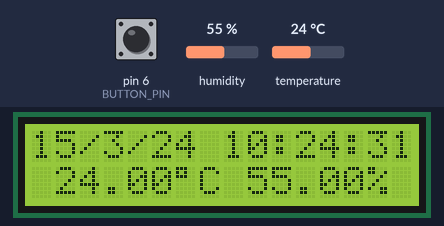
A sketch run on a simulated Arduino Uno, built with avr-gcc and run on an emulated ATmega328P. Parts: 16×2 character LCD. Inputs (shaded band) come from the test bench; at power-on: pin 6 (BUTTON_PIN) HIGH, humidity 55 %, temperature 24 °C. The local clock reads 2024-03-15 10:24:30 at power-on unless the sketch sets it; what the sketch prints to the serial monitor is not drawn.

Above: at 1.2 s.
1.3 s: pin 6 (BUTTON_PIN) pulled LOW for 0.15 s
At 2.0 s:
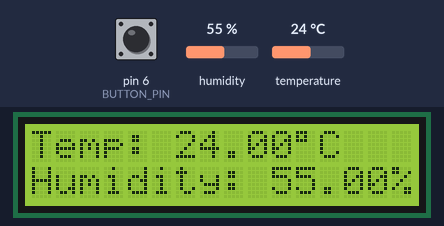
3.1 s: pin 6 (BUTTON_PIN) pulled LOW for 0.15 s
At 4.3 s:
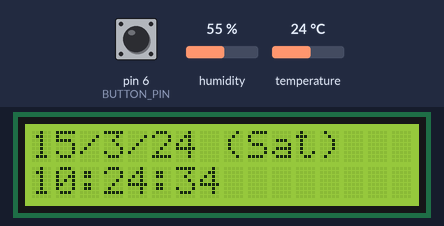
6.2 s: pin 6 (BUTTON_PIN) pulled LOW for 3.2 s
At 7.6 s:
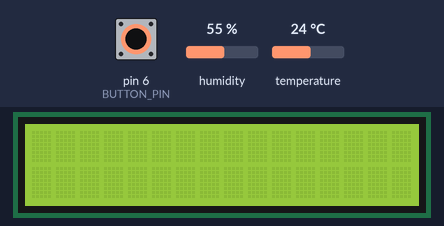
Timing chart, 0 to 9.2 s (numbered marks = the images above; inputs shaded):
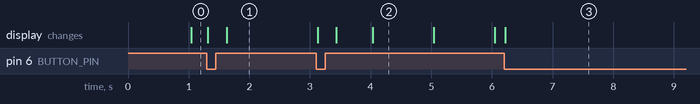

Measured:
- after the input at 1.3 s, the display: first changes at once (image 1 shows a later state)
- after the input at 3.1 s, the display: first changes at once (image 2 shows a later state)
- after the input at 6.2 s, the display: changes at once (image 3)
- what the display in image 2 shows lasts 1.0 s, from 4.0 s to 5.0 s

The sketch:

HumidityDevice.ino
```cpp
#include <dht.h>
#include <LiquidCrystal.h>
#include "uRTCLib.h"

LiquidCrystal lcd(7, 8, 9, 10, 11, 12);
dht DHT;
uRTCLib rtc(0x68);
int state = 0;
char daysOfTheWeek[7][12] = {"Mon", "Tues", "Wed", "Thurs", "Fri", "Sat", "Sun"};

#define DHT11_PIN 2
#define BUTTON_PIN 6

void setup(){
  Serial.begin(9600);
  lcd.begin(16, 2);
  URTCLIB_WIRE.begin();
  pinMode(BUTTON_PIN, INPUT_PULLUP);
}

void printDate( void )
{
  lcd.print(rtc.day());
  lcd.print('/');
  lcd.print(rtc.month());
  lcd.print('/');
  lcd.print(rtc.year());
  lcd.print("");
}

void printHour( void )
{
  lcd.print(rtc.hour());
  lcd.print(':');
  lcd.print(rtc.minute());
  lcd.print(':');
  lcd.println(rtc.second());
}

void printMeasurements( void )
{
  lcd.print(" ");
  lcd.print(DHT.temperature);
  lcd.print((char)223);
  lcd.print("C ");
  lcd.print(DHT.humidity);
  lcd.print("%");
}

void printState0( void )
{
  lcd.setCursor(0,0);
  printDate();
  lcd.print(" ");
  printHour();
  lcd.setCursor(0,1);
  printMeasurements();
}

void printState1( void )
{
  lcd.setCursor(0,0);
  lcd.print("Temp: ");
  lcd.print(DHT.temperature);
  lcd.print((char)223);
  lcd.print("C");
  lcd.setCursor(0,1);
  lcd.print("Humidity: ");
  lcd.print(DHT.humidity);
  lcd.print("%");
}

void printState2( void )
{
  lcd.setCursor(0,0);
  lcd.print(rtc.day());
  lcd.print('/');
  lcd.print(rtc.month());
  lcd.print('/');
  lcd.print(rtc.year());

  lcd.print(" (");
  lcd.print(daysOfTheWeek[rtc.dayOfWeek()-1]);
  lcd.print(") ");

  lcd.setCursor(0,1);
  lcd.print(rtc.hour());
  lcd.print(':');
  lcd.print(rtc.minute());
  lcd.print(':');
  lcd.println(rtc.second());
}

void printState( void )
{
  switch(state)
  {
    case 0:
    {
      printState0();
      break;
    }
    case 1:
    {
      printState1();
      break;
    }
    case 2:
    {
      printState2();
      break;
    }
    case 3:
    {
      lcd.clear();
      break;
    }
  }
}

void loop(){
  rtc.refresh();
  int chk = DHT.read11(DHT11_PIN);
  printState();
  if (digitalRead(BUTTON_PIN) == LOW)
  {
    lcd.clear();
    state = (state + 1) % 4;
    Serial.println(state);
    delay(250);
  }
}
```
